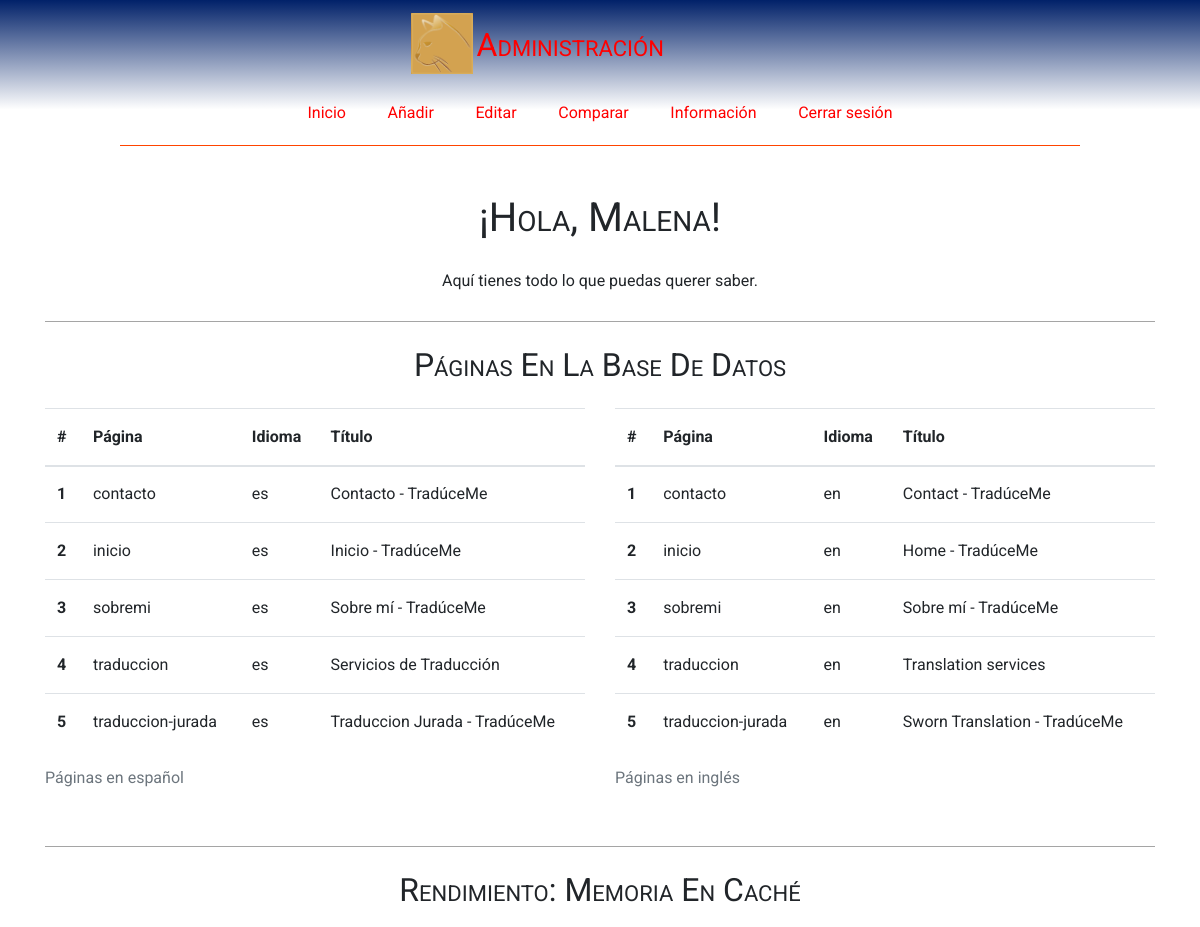
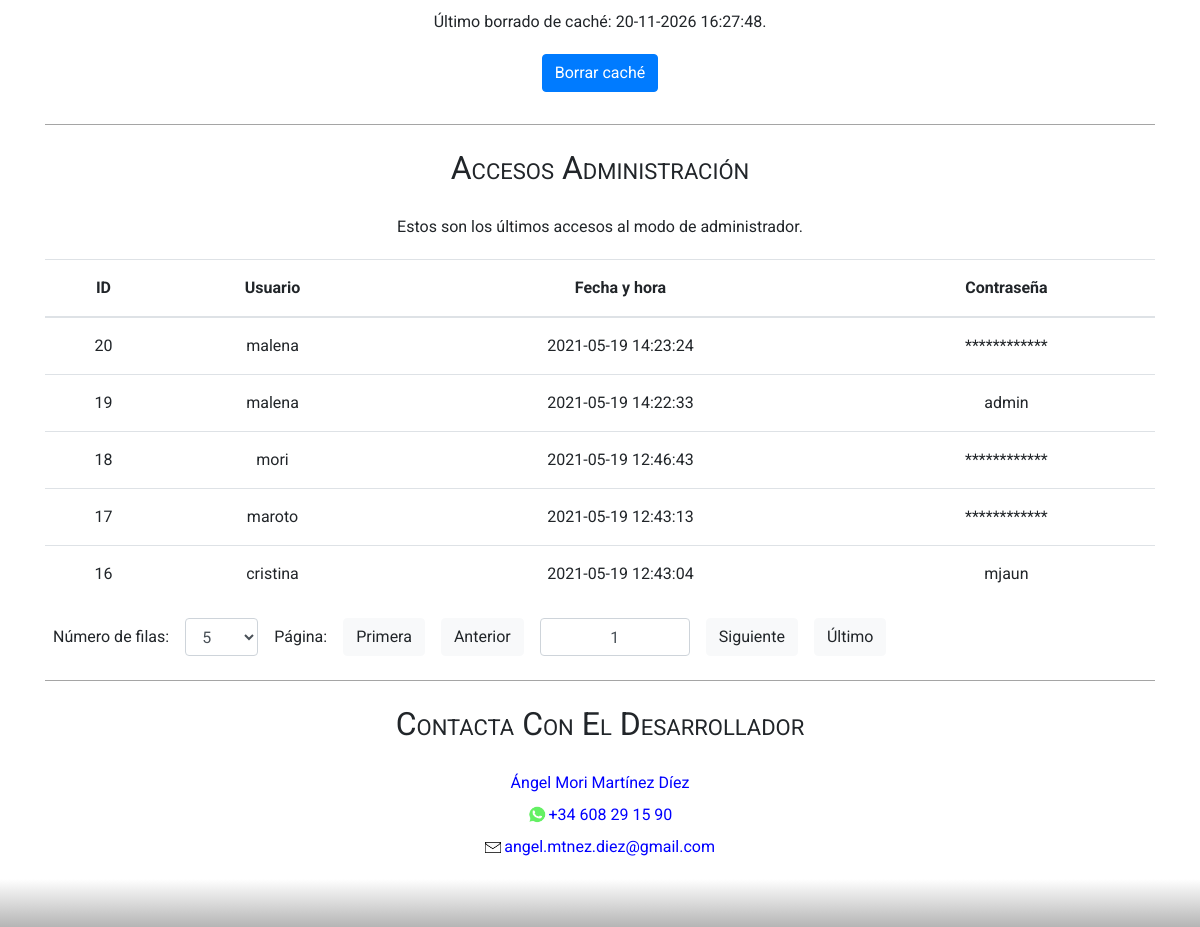
/tm_admin/info.php (signed in), run on the app's committed database (2 pictures, top to bottom).
### tables this page shows
CREATE TABLE `tm_page` (
  `page_name` varchar(40) NOT NULL,
  `lang` varchar(2) NOT NULL,
  `title` varchar(70) NOT NULL,
  `content` longtext NOT NULL
);

### model/db/traduceme/conexion.php (called while the page is built, shortened)
<?php
class Conexion
{
    public function __construct()
    {
        $this->conn = new mysqli(BD_HOST, BD_USER, BD_PW, BD_NAME);
    }
}
class Consulta extends Conexion
{
    private function anyRowAffected()
    {
        return true;
    }
    public function getPaginas($page_name = null, $lang = null)
    {
        if ($page_name != null) {
            if ($lang != null)
                $select = "SELECT * FROM tm_page WHERE page_name = '$page_name' and lang = '$lang' ORDER BY page_name, lang ;";
            else
                $select = "SELECT * FROM tm_page WHERE page_name = '$page_name' ORDER BY page_name, lang ;";
        } elseif ($lang != null) {
            $select = "SELECT * FROM tm_page WHERE lang = '$lang' ORDER BY page_name, lang ;";
        } else {
            $select = "SELECT * FROM tm_page ORDER BY page_name, lang ;";
        }
        $resultados = $this->conn->query($select);
        return $resultados->fetch_all(MYSQLI_ASSOC);
    }
}

### tm_admin/adminFunctions.php (the view, shortened to what this page needs)
<?php
function tabularMatrizN($matrizDatos, $arrayCabeceras = null, $clase = '', $caption = '')
{
    $tabla = "<table class='$clase'>
                <caption>$caption</caption>
                <thead>";
    if (is_array($arrayCabeceras)) {
        $maxCols = count($arrayCabeceras);
        $tabla .=  "<tr>";
        $tabla .=  "<th>#</th>";
        foreach ($arrayCabeceras as $th) {
            $tabla .=  "<th>$th</th>";
        }
        $tabla .=  "<tr>";
    }
    $tabla .= "</thead><tbody>";
    $row = 1;
    foreach ($matrizDatos as $fila) {
        $tabla .=  '<tr><th>' . $row++ . '</th>';
        $col = 0;
        foreach ($fila as $celda) {
            if ($maxCols <= $col) {
                break;
            }
            $col++;
            $tabla .=  "<td>" . $celda . "</td>";
        }
        $tabla .=  '</tr>';
    }
    $tabla .=  "</tbody></table>";
    return $tabla;
}

### tm_admin/info.php (shortened to what this page needs)
<?php
require_once 'adminFunctions.php';
require_once '../model/db/traduceme/conexion.php';
require_once '../model/Admin.php';
$tituloPaginaAdmin = "¡Hola, " . $_SESSION['logged_admin'] . "!";
$errores = '';
$conn = new Consulta();
try {
    $paginasES = $conn->getPaginas('', 'es');
    $paginasEN = $conn->getPaginas('', 'en');
    $tablaES = tabularMatrizN($paginasES, ['Página', 'Idioma', 'Título',], 'table caption-top', 'Páginas en español');
    $tablaEN = tabularMatrizN($paginasEN, ['Página', 'Idioma', 'Título',], 'table caption-top', 'Páginas en inglés');
} catch (BDException $e) {
    $errores .= "<p class='m-0'>" . $e->getMessage() . "</p>";
} catch (Exception $e) {
    $errores .= "<p class='m-0'>" . $e->getMessage() . "</p>";
}
$rutaCache = '../cache/vars';
if (file_exists($rutaCache))
    $fechaCache = date("d-m-Y H:i:s", filectime($rutaCache));
else
    $fechaCache = 'NO DATA';
?>
<!DOCTYPE html>
<html lang="es">
<head>
    <?php
    include('_partials/cabecera.php');
    ?>
    <div class="container mt-4">
        <p class="">Aquí tienes todo lo que puedas querer saber.</p>
        <hr class="clasic mt-4">
    </div>
    <div class="container mt-4">
        <h2 class="mb-4">Páginas en la base de datos</h2>
        <div class="row text-left">
            <div class="col-xs-12 col-md-6">
                <?php echo $tablaES ?>
            </div>
            <div class="col-xs-12 col-md-6 ">
                <?php echo $tablaEN ?>
            </div>
        </div>
        <hr class="clasic mt-4">
    </div>
    <div class="container mt-4">
        <h2 class="mb-4 ">Rendimiento: memoria en caché</h2>
        <p>
            Último borrado de caché: <?php echo $fechaCache ?>.
        </p>
        <form method="post" action="">
            <div class="form-group center">
                <button name="noCache" type="submit" class="btn btn-primary mb-2">Borrar caché</button>
            </div>
        </form>
        <hr class="clasic mt-4">
    </div>
    <div class="container mt-4">
        <h2 class="mb-4 ">Accesos administración</h2>
        <p>
            Estos son los últimos accesos al modo de administrador.
        </p>
        <table class="table ">
            <thead>
                <tr>
                    <th>ID</th>
                    <th>Usuario</th>
                    <th>Fecha y hora</th>
                    <th>Contraseña</th>
                </tr>
            </thead>
            <tbody id="tabla-accesos">
            </tbody>
        </table>
        <div class=" form-inline form-group ml-auto paginacion">
            <label for="select-accesos">Número de filas:</label>
            <select id="select-accesos" class="form-control ml-auto" name="lang">
                <option>5</option>
            </select>
            <label for="n-pagina-accesos">Página:</label>
            <button class="btn btn-light mb-2" id="primera">Primera</button>
            <button class="btn btn-light mb-2" id="anterior">Anterior</button>
            <input type="text" class="form-control text-center" id="n-pagina-accesos" value=1>
            <button class="btn btn-light mb-2" id="siguiente">Siguiente</button>
            <button class="btn btn-light mb-2" id="ultima">Último</button>
        </div>
        <hr class="clasic my-4">
    </div>
    <div class="container mt-4">
        <h2 class="mb-4 ">Contacta con el desarrollador</h2>
        <p>
        <ul class="list-unstyled">
            <li><a href="https://twitter.com/angelidito">Ángel Mori Martínez Díez</a></li>
            <li><a class="telefono" href="https://wa.me/34608291590?text=&iexcl;Hola%21%20Tengo%20tengo%20un%20problema%20con%20la%20web&hellip;">+34 608 29 15 90</a></li>
            <li><a class="email" href="mailto:angel.mtnez.diez@gmail.com">angel.mtnez.diez@gmail.com</a></li>
        </ul>
        </p>
    </div>
    </main>
    <?php
    include('_partials/pie.php');
    ?>

### tm_admin/_partials/cabecera.php (shortened to what this page needs)
<link rel="stylesheet" href="https://stackpath.bootstrapcdn.com/bootstrap/4.5.2/css/bootstrap.min.css">
<link rel="stylesheet" href="../assets/css/estructura.css">
</head>
<body id="<?php echo $id_admin_page ?>">
    <header>
        <div id="logoYTitulo">
            <a href=".."> <img src="../img/logo.png" alt="logo" id="logoCabecera" class="logo">
            </a>
            <a href=".">
                <p id="tituloWeb" class="m-0">Administración</p>
            </a>
        </div>
        <ul id="menu">
            <li> <a href="cuidado.php">Inicio</a></li>
            <li> <a href="añadir.php">Añadir</a></li>
            <li> <a href="editar.php">Editar</a></li>
            <li> <a href="comparar.php">Comparar</a></li>
            <li> <a href="info.php">Información</a></li>
            <li> <a href="?cerrarSesion=">Cerrar sesión</a></li>
        </ul>
    </header>
    <main class="mt-4 pt-4 center">
        <div class="container">
            <h1><?php echo $tituloPaginaAdmin ?></h1>
        </div>

### tm_admin/_partials/pie.php (shortened to what this page needs)
<footer class="container-fluid center p-4">
</footer>
</body>
</html>

### assets/css/estructura.css (style rules this page uses)
* { font-family: 'Roboto', 'Lucida Sans', 'Lucida Sans Regular', 'Lucida Grande', 'Lucida Sans Unicode', Geneva, Verdana, sans-serif }
* { padding: 0; margin: 0; }
html { overflow-y: scroll visible; overflow-x: scroll visible; }
html, body { width: 100%; height: 100%; max-width: 100%; font-size: 16px; line-height: 2rem; }
body { -ms-overflow-style: none; scrollbar-width: none; }
h1, h2, h3, h4, h5, h6, .heading, #tituloWeb { line-height: normal; font-weight: normal; text-transform: capitalize; font-variant: small-caps; }
#tituloWeb { font-size: 2rem; }
hr { display: block; }
hr, hr.margarita { height: 200px; background: url(../../img/libroflorllave.jpg) fixed 100% 100%; background-size: cover; background-position: absolute; background-repeat: no-repeat; }
hr.clasic { height: 0px; border-top: 1px solid rgb(165, 165, 165); margin-top: 20px; margin-bottom: 20px; }
ul { padding-left: 0; }
.center { text-align: center; }
img { height: auto; width: auto; max-width: 100%; margin: 0; padding: 0; border: none; }
form, fieldset, legend { margin: 0; padding: 0; border: none; }
label, input, textarea, select, button { display: block; resize: none; outline: none; color: inherit; font-size: inherit; font-family: inherit; }
label { margin-bottom: 5px; }
a { color: blue; text-decoration: none; }
.telefono { padding-left: 1.3em; background-image: url("../../img/icons/was.ico"); background-size: 1.1em auto; background-repeat: no-repeat; background-position-y: center; }
.email { padding-left: 1.2em; background-image: url("../../img/icons/sobre.ico"); background-size: 1em auto; background-repeat: no-repeat; background-position-y: center; }
body { display: grid; grid-template-columns: 1fr; grid-template-rows: min-content min-content min-content auto min-content min-content; grid-template-areas: 'cabecera''menú''migas''cuerpo''aside''pie'; }
header { grid-area: cabecera; background-color: white; align-items: center; width: 100%; height: min-content; display: flex; flex-wrap: wrap; flex-direction: column; justify-content: space-between; align-items: center; height: min-content; border-bottom: 1px solid #f40; }
header a { color: red; }
#logoYTitulo { width: 100%; display: flex; flex-direction: row-reverse; justify-content: space-between; align-items: center; }
#logoCabecera { height: 3.8rem; width: auto; margin: 0.2rem; }
#menu { display: none; grid-area: menú; list-style: none; margin: 0; padding: 0; width: 100%; height: max-content; text-align: center; flex-direction: column; }
#menu li { box-sizing: content-box; height: min-content; border-top: 1px solid #f40; }
#menu a, #menu .menu-li { display: block; padding-top: 1rem; padding-bottom: 1rem; text-decoration: none; }
main { grid-area: cuerpo; }
footer { background: linear-gradient(#fff, #B5B5B5); grid-area: pie; display: flex; flex-wrap: wrap-reverse; align-items: center; padding: 1rem calc(5% - 0.5rem) 0 calc(5% - 0.5rem); }
#select-accesos, #nth-page-access { width: min-content; }
.paginacion * { margin: 0 0.5rem !important; }
#n-pagina-accesos { max-width: 150px !important; }
@media screen and (min-width: 630px) { #menu a { padding: 1rem 1.5rem; } }
@media screen and (min-width: 768px) { header { display: flex; flex-wrap: wrap; flex-direction: column; align-items: center; border-bottom: none; background: linear-gradient(#012169, #fff 75%); padding-top: 10px; } }
@media screen and (min-width: 768px) { #logoYTitulo { width: max-content; display: flex; flex-direction: row; justify-items: flex-end; align-content: flex-end; padding-right: 4rem; } }
@media screen and (min-width: 768px) { #tituloWeb { padding-right: 4rem; } }
@media screen and (min-width: 768px) { #logoCabecera { margin-bottom: 7px; } }
@media screen and (min-width: 768px) { #menu { display: flex !important; grid-area: menú; list-style: none; margin: auto; padding: 0; width: max-content; height: max-content; text-align: center; flex-direction: row; width: 80%; justify-content: center; border-bottom: 1px solid #f40; } }
@media screen and (min-width: 768px) { #menu li { box-sizing: content-box; height: min-content; border: none; } }
@media screen and (min-width: 768px) { #menu a { padding: 1rem 1.3rem; } }
@media screen and (min-width: 768px) { #menu li:not(:last-child) { border-right: none; } }

### data on the page
tm_page: page_name "contacto", lang "es", title "Contacto - TradúceMe"
tm_page: page_name "inicio", lang "es", title "Inicio - TradúceMe"
tm_page: page_name "sobremi", lang "es", title "Sobre mí - TradúceMe"
tm_page: page_name "traduccion", lang "es", title "Servicios de Traducción"
tm_page: page_name "traduccion-jurada", lang "es", title "Traduccion Jurada - TradúceMe"
tm_page: page_name "contacto", lang "en", title "Contact - TradúceMe"
tm_page: page_name "inicio", lang "en", title "Home - TradúceMe"
tm_page: page_name "sobremi", lang "en", title "Sobre mí - TradúceMe"
tm_page: page_name "traduccion", lang "en", title "Translation services"
tm_page: page_name "traduccion-jurada", lang "en", title "Sworn Translation - TradúceMe"

### other printed values
$tituloPaginaAdmin "¡Hola, Malena!"
$caption "Páginas en español Páginas en inglés"
$th "Página"
$th "Idioma"
$th "Título"
$fechaCache "20-11-2026 16:27:48"
